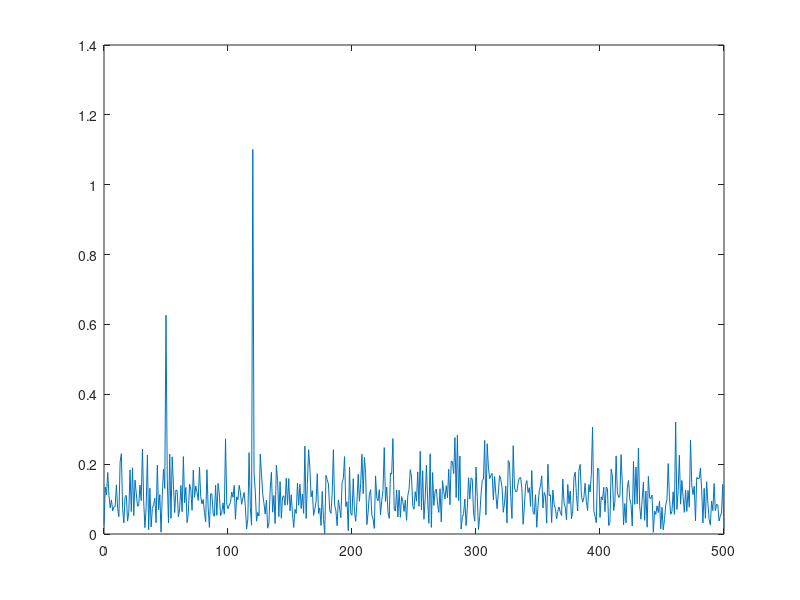

Here is the MATLAB script that generated this plot:
% Jonathan Vandermause
% January 19, 2017
% Matlab FT Ex

Fs = 1000;  % Sampling frequency
T = 1 / Fs; % Sampling period
L = 1000;   % Length of signal
t = (0:L-1)*T;  % Time vector

% Generate signal.
S = 0.7*sin(2*pi*50*t) + sin(2*pi*120*t);

% Add noise.
X = S + 2*randn(size(t));

% Fourier transform.
Y = fft(X);
P2 = abs(Y/L);  % two sided spectrum

% two sided spectrum:
P1 = P2(1:L/2+1);
P1(2:end-1) = 2*P1(2:end-1);

% Define frequencies.
f = Fs*(0:(L/2))/L;

figure
plot(f, P1)